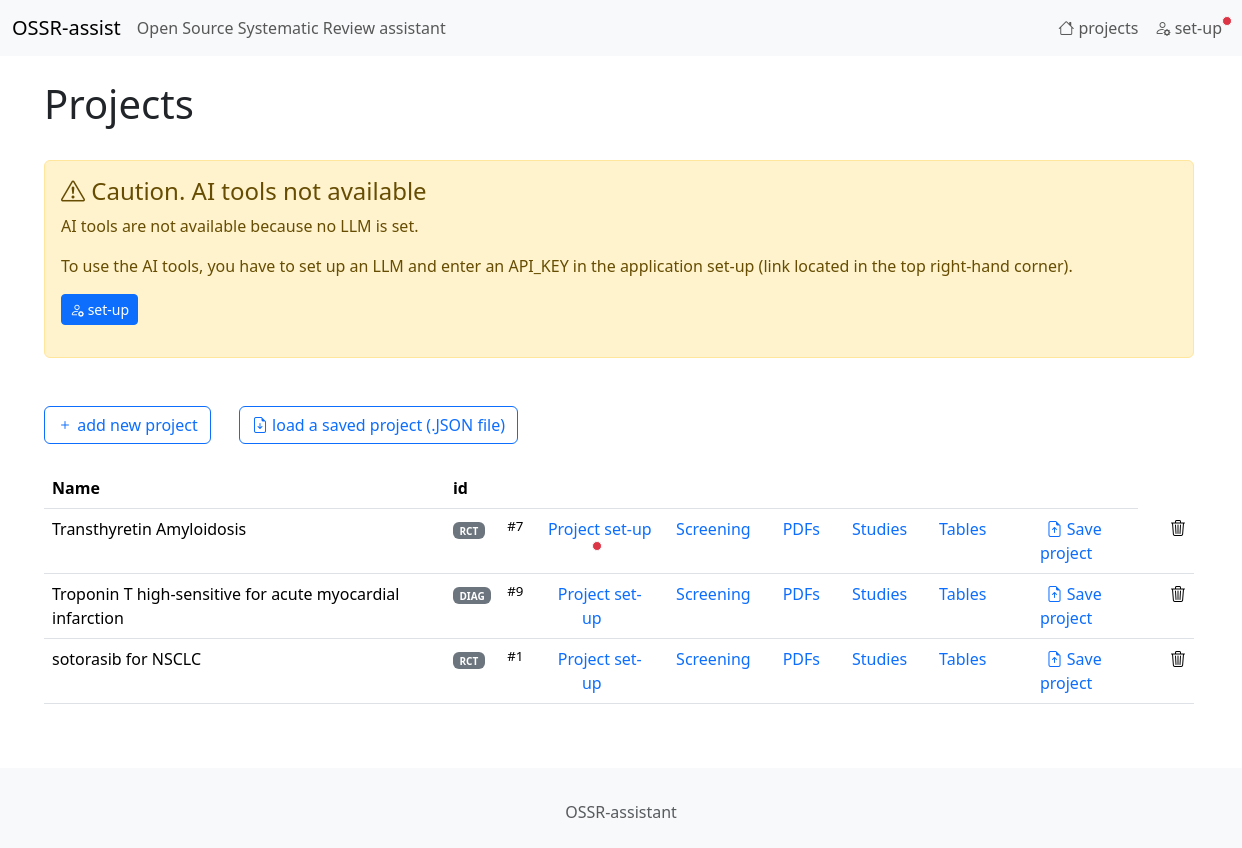
Before: / with the older database file.
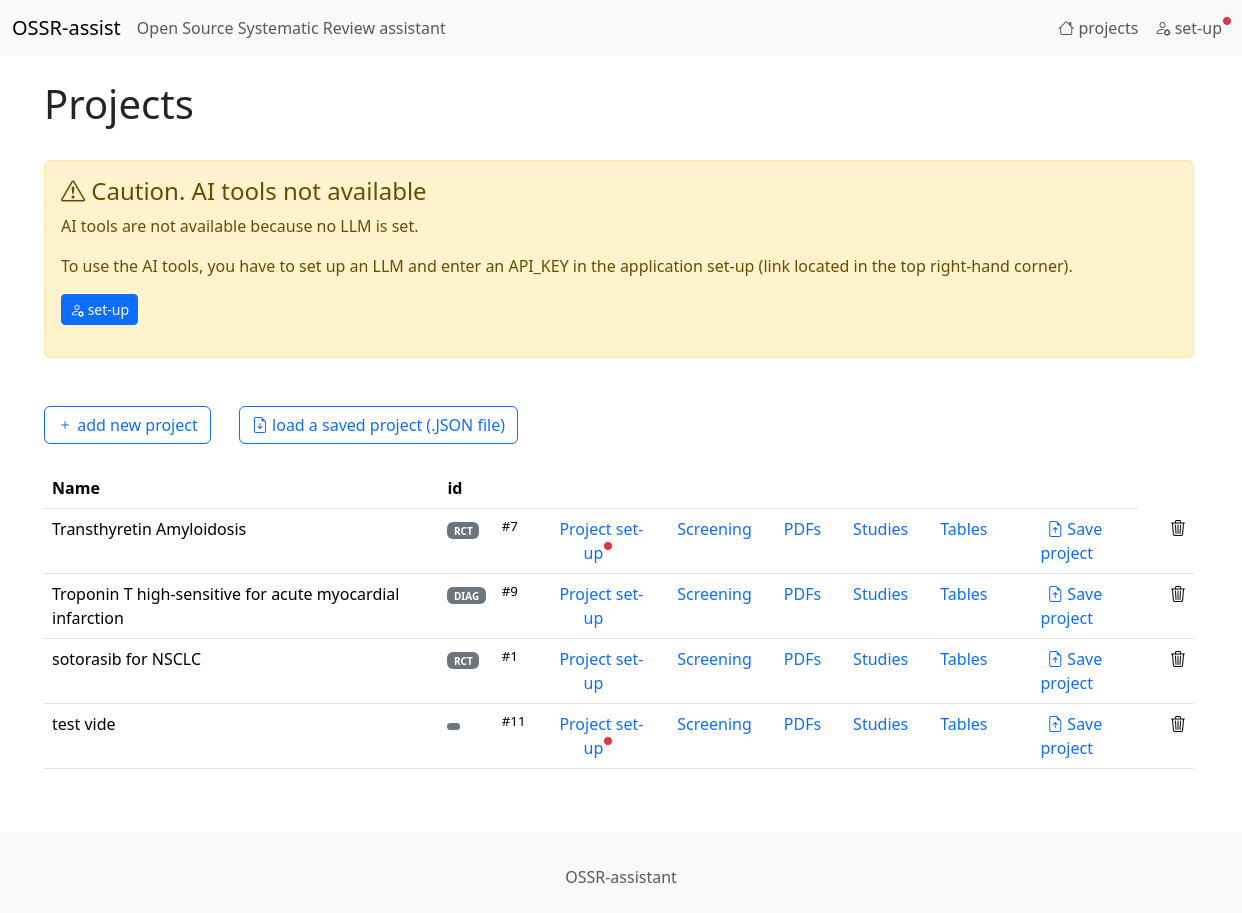
After: the same page with the newer database file.
### tables this page shows
CREATE TABLE "projects"
(
    id                   integer
        constraint projects_pk
            primary key autoincrement,
    name                 TEXT,
    green_words          TEXT default "",
    red_words            TEXT default "",
    eligibility_criteria TEXT default "",
    type_of_study        INT  default 0
, prompt_selection_user TEXT default "", prompt_selection_system TEXT);

### app.py (the view)
@app.route('/')
def endpoint_home():
    return projects_list()

### AI_utils.py (called while the page is built)
def is_API_KEY_available(llm_name):
    if llm_name == "openai":
        if "OPENAI_API_KEY" in os.environ and os.environ["OPENAI_API_KEY"]!="": return True
    elif llm_name == "claude":
        if "ANTHROPIC_API_KEY" in os.environ and os.environ["ANTHROPIC_API_KEY"] != "": return True
    elif llm_name == "deepseek":
        if "HYPERBOLIC_API_KEY" in os.environ and os.environ["HYPERBOLIC_API_KEY"] != "": return True
    elif llm_name == "mistral":
        if "MISTRAL_API_KEY" in os.environ and os.environ["MISTRAL_API_KEY"] != "": return True
    return False

def is_primary_LLM_available():
    if current_app.config["LLM_NAME"] is None or current_app.config["LLM_NAME"].strip()=="": return False
    llm_name = current_app.config["LLM_NAME"]
    if is_API_KEY_available(llm_name): return True
    return False

### utils.py (called while the page is built)
def sql_select_fetchall(sql, parameters):
    con = sqlite3.connect(DB_PATH)
    con.row_factory = sqlite3.Row
    cur = con.cursor()
    res = cur.execute(sql, parameters)
    rows = res.fetchall()
    columns = [column[0] for column in cur.description]
    result = [dict(zip(columns, row)) for row in rows]
    cur.close()
    con.close()
    return result

### templates/projects_list.html (shortened to what this page needs)
{% extends 'base.html' %}
{%  block content %}
<h1 class="mt-4">Projects</h1>
    {% if no_LLM %}
        <div class="alert alert-warning" role="alert" style="margin-top: 2em; margin-bottom: 3em;">
        <h4 class="alert-heading"><i class="bi bi-exclamation-triangle"></i> Caution. AI tools not available</h4>
            <p>
            AI tools are not available because no LLM is set.
            <p>
            <p>
            To use the AI tools, you have to set up an LLM and
            enter an API_KEY in the application set-up (link located in the top right-hand corner).
            </p>
            <p>
            <a href="/setup" class="btn btn-primary btn-sm"><i class="bi bi-person-gear"></i> set-up</a>
            </p>
        </div>
    {% endif %}
<p class="mt-4 mb-4">
    <a href="/project/add" class="btn btn-outline-primary"><i class="bi bi-plus"></i> add new project</a>
    <a href="/project/load_form" class="btn btn-outline-primary mx-4"><i class="bi bi-file-earmark-arrow-down"></i> load a saved project (.JSON file)</a>
</p>
<table class="table table-condensed table-hover mt-3" style="width: auto;">
    <thead>
        <tr>
            <th>Name</th>
            <th>id</th>
            <th></th>
            <th></th><th><th><th><th><th></th>
        </tr>
    </thead>
    <tbody hx-confirm="You are about to delete a project. Are you sure?" hx-target="closest tr" hx-swap="outerHTML swap:1s">
    {% for project in projects %}
        <tr>
        <td>{{ project["name"] }}</td>
            <td>
                <span class="badge bg-secondary" style="font-size: 10px;">
                {{ type_of_study_dict[project['type_of_study']] }}
                </span>
            </td>
        <td style="font-size: smaller;">#{{ project["id"] }}</td>
        <td class="project_list_command">
        <a href="/project/edit/{{ project["id"] }}" class="text-decoration-none mx-2">
            Project set-up
            {%  if project["eligibility_criteria"]=="" %}
            <span class="position-absolute top-n2 start-99 translate-left p-1 bg-danger border border-light rounded-circle">
            </span>
            {% endif %}
        </a>
        </td>
        <td  class="project_list_command">
        <a href="/records/list/{{ project["id"] }}/1" class="text-decoration-none mx-2">Screening</a>
        </td>
        <td  class="project_list_command">
        <a href="/pdfs/list/{{ project["id"] }}" class="text-decoration-none mx-2">PDFs</a>
        </td>
        <td  class="project_list_command">
        <a href="/studies/list/{{ project["id"] }}" class="text-decoration-none mx-2">Studies</a>
        </td>
        <td  class="project_list_command">
        <a href="/data/list1/{{ project["id"] }}"  class="text-decoration-none mx-2">Tables</a>
        </td>
        <td  class="project_list_command">
        <a href="/projects/save/{{ project["id"] }}" class="text-decoration-none mx-2" title="save all data of the project into a JSON file." >
            <i class="bi bi-file-earmark-arrow-up"></i> Save project
        </a>
        </td>
        <td style="padding-left: 2em;">
            <a hx-delete="/project/delete/{{ project["id"] }}" ><i class="bi bi-trash3"></i></a>
        </td>
        </tr>
    {% endfor %}
    </tbody>
</table>
{%  endblock %}

Changed rows visible on the page:
added projects: name "test vide", id "11"
